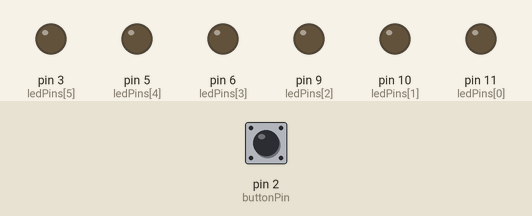
Bench run of a sketch on a simulated Arduino Uno, built with avr-gcc and run on an emulated ATmega328P. On the bench: output pins drawn as LEDs (lit = HIGH). The test bench sets the inputs (shaded band); at power-on: pin 2 (buttonPin) LOW.

Above: at 1.2 s.
1.3 s: pin 2 (buttonPin) pulled HIGH for 0.15 s
At 4.0 s:
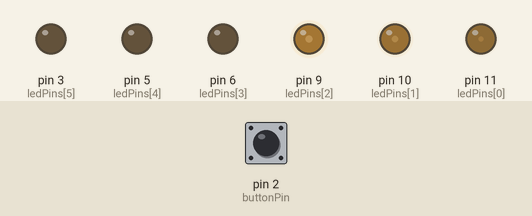
At 4.7 s:
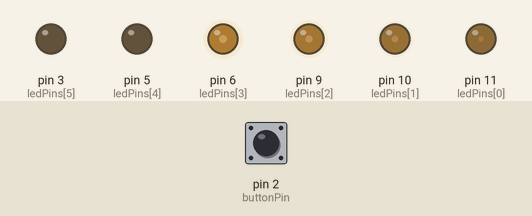
Timing chart, 0 to 8.8 s (numbered marks = the images above; inputs shaded):
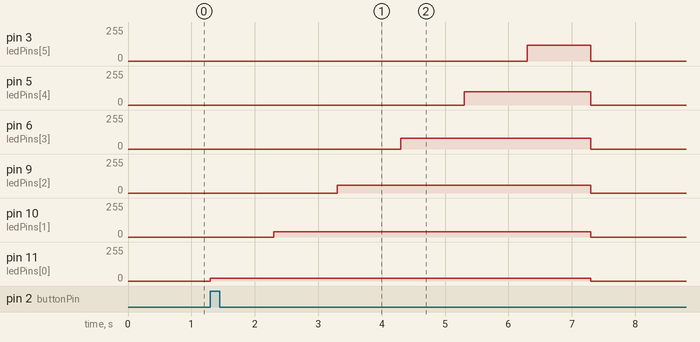

The sketch:

102523b.ino
```cpp
const int ledPins[] = { 11, 10,9, 6, 5, 3};
const int ledCount = 6;

const int buttonPin = 2;

bool buttonState = LOW;

void setup()
{
  for (int i = 0; i < ledCount - 1; i++)
  {
    pinMode(ledPins[i], OUTPUT);
  }

  pinMode(buttonPin, INPUT);
}

void loop()
{
  buttonState = digitalRead(buttonPin);

  if (buttonState == HIGH)
  {
    for (int i = 0; i < ledCount; i++)
    {
       analogWrite(ledPins[i], (i+1)*20);
       delay(1000);
    }
  }
  else
  {
    for (int i = 0; i < ledCount; i++)
    {
       digitalWrite(ledPins[i], LOW);
    }
  }
}
```

Measured:
- after the input at 1.3 s, pin 3 (ledPins[5]): 0/255 → 120/255 after 5.0 s, → 0/255 1.0 s later; pin 5 (ledPins[4]): 0/255 → 100/255 after 4.0 s, → 0/255 2.0 s later
